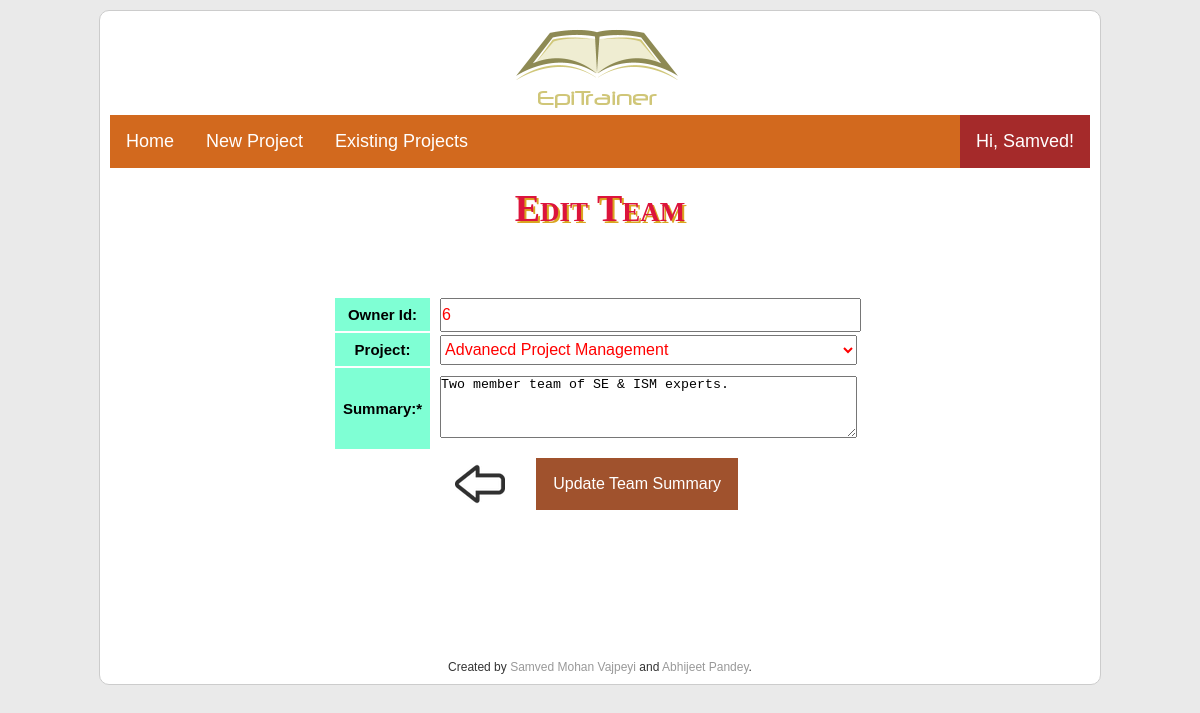
The app's page /EpiTrainer/edit-team.php?tid=30 (signed in) with its own data.
### tables this page shows
CREATE TABLE `person` (
  `person_id` int(11) NOT NULL,
  `first_name` varchar(45) NOT NULL,
  `last_name` varchar(45) NOT NULL,
  `address` varchar(45) NOT NULL,
  `zip_code` varchar(5) NOT NULL,
  `town` varchar(45) NOT NULL,
  `email` varchar(45) NOT NULL,
  `mobile_phone` varchar(10) NOT NULL,
  `phone` varchar(10) DEFAULT NULL,
  `is_trainer` tinyint(1) NOT NULL DEFAULT '0',
  `is_admin` tinyint(1) NOT NULL DEFAULT '0',
  `password` varchar(45) NOT NULL,
  `picture_location` varchar(45) DEFAULT NULL,
  `created_at` datetime NOT NULL,
  `confirmed_at` datetime DEFAULT NULL,
  `confirmation_token` varchar(45) DEFAULT NULL,
  `renew_password_token` varchar(45) DEFAULT NULL
);

CREATE TABLE `project` (
  `project_id` int(11) NOT NULL,
  `owner_id` int(11) NOT NULL,
  `class_id` int(11) NOT NULL,
  `title` varchar(255) NOT NULL,
  `created_at` datetime NOT NULL,
  `deadline` datetime NOT NULL,
  `subject` varchar(1024) NOT NULL
);

CREATE TABLE `team` (
  `team_id` int(11) NOT NULL,
  `project_id` int(11) NOT NULL,
  `owner_id` int(11) NOT NULL,
  `created_at` datetime NOT NULL,
  `summary` varchar(45) DEFAULT NULL
);

### EpiTrainer/Model/PersonModel.php (called while the page is built, shortened)
<?php
class PersonModel {
  public static function get($personId) {
    $db = DB::getConnection();
    $stmt = $db->prepare("SELECT * FROM `person` WHERE `person_id` = :person_id");
    $stmt->bindValue(":person_id", $personId);
    $ok = $stmt->execute();
    if ($ok) {
      return json_encode($stmt->fetch(PDO::FETCH_ASSOC));
    }
    else{
      return false;
    }
  }
}
?>

### EpiTrainer/Model/ProjectModel.php (called while the page is built, shortened)
<?php
class ProjectModel {
  public static function get($project_id) {
    $db = DB::getConnection();
    $stmt = $db->prepare("SELECT * FROM `project` WHERE `project_id` = :project_id");
    $stmt->bindValue(":project_id", $project_id);
    $ok = $stmt->execute();
    if ($ok) {
      return $stmt->fetch(PDO::FETCH_ASSOC);
    }
    else{
      return false;
    }
  }
  public static function getTeamDetails($team_id) {
    $db = DB::getConnection();
    $stmt = $db->prepare("SELECT * FROM `team` WHERE `team_id` = :team_id");
    $stmt->bindValue(":team_id", $team_id);
    $ok = $stmt->execute();
    if($ok){
      return $stmt->fetch(PDO::FETCH_ASSOC);
    }
    else{
      return false;
    }
  }
}
?>

### EpiTrainer/edit-team.php (the view, shortened to what this page needs)
<?php
include("View/header.php");
require_once("Model/ProjectModel.php");
?>
<h1 class="heading-top">Edit Team</h1>
<div class="content">
<?php
$messages = array();
switch ($_SERVER["REQUEST_METHOD"]) {
  case "GET":
    display_form();
    break;
}
function display_form() {
  global $messages;
  $team_id = $_GET['tid'];
  $team_details = ProjectModel::getTeamDetails($team_id);
  if (!array_key_exists("summary", $messages)) {
    $messages["summary"] = "";
  }
  else {
    $messages["summary"] = "<span style='color: red;'>$messages[summary]</span>";
  }
  if (!array_key_exists("main", $messages)) {
    $messages["main"] = "";
  }
  else {
    $messages["main"] = "<span style='color: red;'>$messages[main]</span>";
  }
  $owner_id = $_SESSION['isLoggedIn']['person_id'];
  $project_id = $team_details['project_id'];
  $project_details = ProjectModel::get($project_id);
  $project_name = $project_details["title"];
  $summary = $team_details["summary"];
  print <<<END_FORM
  <br><br><center>$messages[main]<br><br>
  <form method="POST" class="StyledForm">
  <table>
      <tr>
        <th>Owner Id:</th>
        <td><input type="text" name="owner_id" value="$owner_id" readonly /></td>
      </tr>
      <tr>
        <th>Project:</th>
        <td><select name="project_id"><option value="$project_id">$project_name</option></select></td>
      </tr>
      <tr>
        <th>Summary:*</th>
        <td><textarea rows="4" name="summary" cols="50" placeholder="Enter team summary here...">$summary</textarea>$messages[summary]
        <input type="hidden" name="team_id" value="$team_id">
        </td>
      </tr>
    </table>
    <img src="images/back.png" alt="Back" title="Back" onclick="history.go(-1);" style="margin: 0 20px -20px 0;cursor:pointer;" />
    <button type="submit">Update Team Summary</button>
  </form>
  </center>
END_FORM;
}
?>
</div>
<?php
include("View/footer.php");
?>

### EpiTrainer/VIew/header.php (shortened to what this page needs)
<?php
require_once('Model/PersonModel.php');
if(isset($_SESSION['isLoggedIn'])){
    $person = json_decode(PersonModel::get($_SESSION['isLoggedIn']['person_id']), true);
    ?>
    <!DOCTYPE html>
    <html>
    <head>
    <link rel="stylesheet" href="css/style.css" />
    </head>
    <body>
    <div class="container">
    <div class="header">
        <img src="images/logo.png" alt="EpiTrainer Logo" style="margin-left: 400px;" />
        <div class="main_title_header">
            <ul>
                <li><a id="li-home" class="active" href="index.php">Home</a></li>
                    <?php if($person['is_trainer']=='1'){ ?>
                        <li><a id="li-addproject" href="add-project.php">New Project</a></li>
                        <li><a id="li-viewproject" href="view-project.php">Existing Projects</a></li>
                    <?php } else { ?>
                        <li><a id="li-addteam" href="add-team.php">New Team</a></li>
                        <li><a id="li-viewteam" href="view-team.php">Existing Teams</a></li>
                    <?php } ?>
                <li class="dropdown" style="float:right;background:brown;">
                    <a href="#" class="dropbtn">Hi, <?=$person['first_name']?>!</a>
                </li>
            </ul>
        </div>
    </div>
<?php
}
?>

### EpiTrainer/css/style.css (style rules this page uses)
* { margin: 0; padding: 0; }
body { padding: 10px; background: #eaeaea; text-align: center; font-family: arial; font-size: 12px; color: #333333; }
.container { width: 1000px; height: auto; background: #ffffff; border: 1px solid #cccccc; border-radius: 10px; margin: auto; text-align: left; }
.header { padding: 10px; }
.header ul { list-style-type: none; margin: -10px; padding: 0; overflow: hidden; background-color: chocolate; }
.header li { float: left; }
.header li a, .dropbtn { display: inline-block; color: white; text-align: center; padding: 14px 16px; text-decoration: none; }
.header li.dropdown { display: inline-block; }
.heading-top { text-align: center; font-family: fantasy; font-size: 38px; margin-top: 8px; color: crimson; font-variant: small-caps; font-weight: bolder; text-shadow: 2px 2px goldenrod; }
.main_title_header { background: chocolate; color: #ffffff; padding: 10px; font-size: 18px; line-height: 25px; }
.content { padding: 10px; min-height: 400px; text-align: center; }
h1 { color: darkcyan; }
.StyledForm { font-size: 15px; color: black; }
.StyledForm select { font-size: 16px; color: red; padding: 0px; width: 100%; height: 30px; margin: -10px 0px;; }
.StyledForm input { font-size: 16px; color: red; padding: 0px; width: 100%; height: 30px; margin: -10px 0px; min-width: 300px; }
.StyledForm th { padding: 8px; background:aquamarine; font-weight: bolder; }
.StyledForm td { padding: 8px; }
.StyledForm button { padding: 17px; font-size: 16px; margin: 7px; font-weight: 400; color: white; background-color: sienna; border-style: none; cursor: pointer; }

### records on screen
person: first_name "Samved"
project: project_id "Advanecd Project Management"
team: summary "Two member team of SE & ISM experts."
